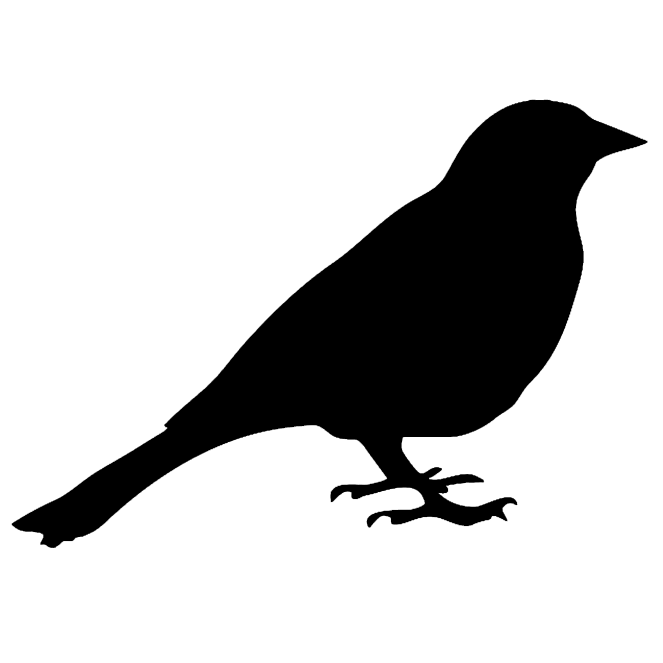
#> input picture interpolation/shapes/bird2.png, 1325 x 1325 px (shown at 1/2 size); its folder holds only this picture in this run
$ jupyter execute --allow-errors Img2PC.ipynb
#> lines starting #> are read from the running program, lines starting #| are printed output that depends on the picture; after the words box and inside, x2 and y2 are one past the last pixel; in counts of white or black regions, pixels touching at a corner belong together
#> further down, im is the input picture: PIL image 1325x1325 RGBA; mean R, G, B, A 201.2, 201.2, 201.2, 254.9
#> `bw[grey < 128] = 255`:
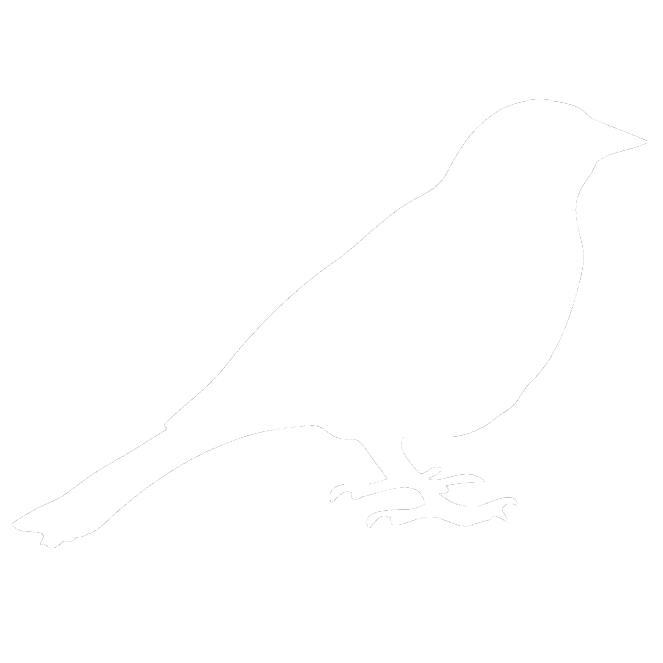
#> bw: shape (1325, 1325) (shown at 1/2 size); min 128, max 255, mean 254.8
#> `bw[grey >= 128] = 0`:
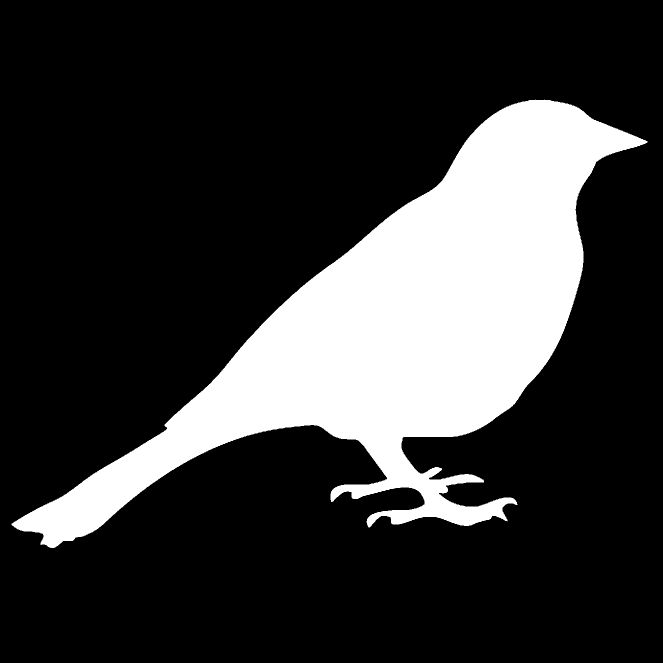
#> bw: shape (1325, 1325) (shown at 1/2 size); 21.1% white; 1 white region, box (x1, y1, x2, y2) and area: (23, 199, 1295, 1096) 369930
[cell 1]
#from google.colab import drive
import os
os.chdir('..')
cwd = os.getcwd()
print(cwd)
import numba as nb

[cell 2]
from PIL import Image
import glob
import numpy as np
import matplotlib.pyplot as plt
#!pip install -U giotto-tda
#from gtda.images import ImageToPointCloud

[cell 3]
def rotation_2d(theta=0):
    return np.array([[np.cos(theta), -np.sin(theta)],
                    [np.sin(theta), np.cos(theta)]
    ])

## Loading all images

[cell 4]
image_list = []
data_dir = 'interpolation/shapes/'
subset = ['bird2.png', 'cat.png', 'centaur1.png', 'man1.png', 'chicken.gif','device.gif','star5.png', 'heart2.jpg']
subset_files = [data_dir+s for s in subset]
# for filename in glob.glob('./shapes/*'):
#     im=Image.open(filename)
#     image_list.append(im)
#> (the rest of this cell did not finish here and is left out)
